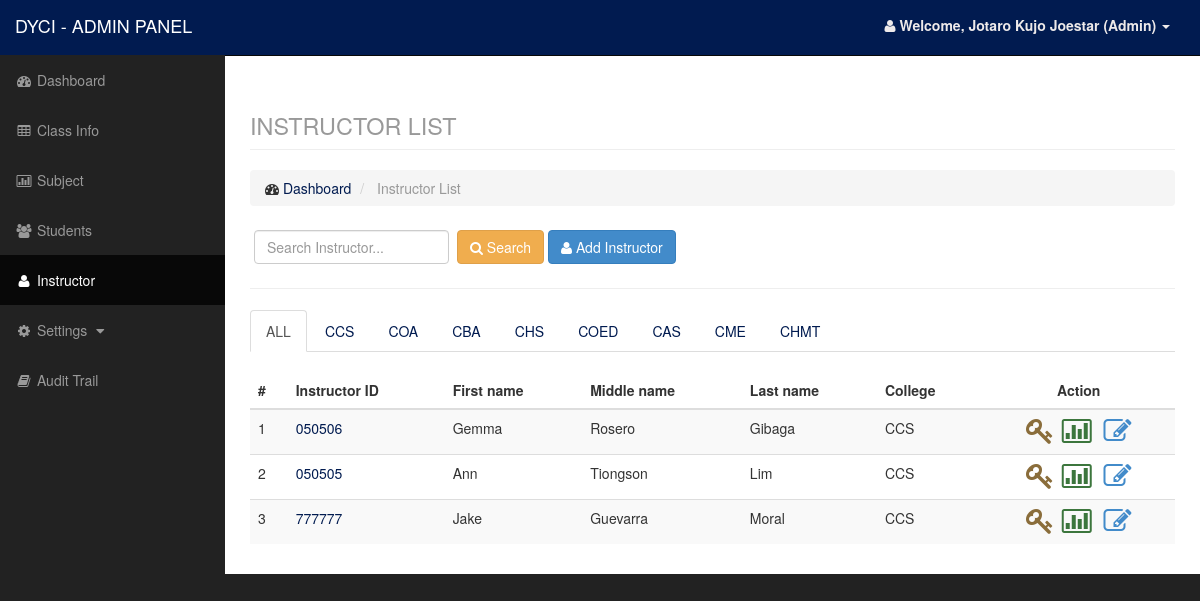
Screenshot of /admin/teacherlist.php (signed in) with the database file from the repository.
### tables this page shows
CREATE TABLE `teacher` (
  `id` int(11) NOT NULL,
  `teachid` varchar(100) NOT NULL,
  `fname` varchar(50) NOT NULL,
  `midname` varchar(50) NOT NULL,
  `lname` varchar(50) NOT NULL,
  `college` varchar(100) NOT NULL
);

### admin/data/teacher_model.php (called while the page is built, shortened)
<?php
$teacher = new Datateacher();
class Datateacher
{
    function getteacher($search)
    {
        $q = "select * from teacher where teachid like '%$search%' or fname like '%$search%' or midname like '%$search%' or lname like '%$search%' or college like '%$search%' order by college,lname,midname,fname,teachid";
        $r = mysql_query($q);
        return $r;
    }
}

### admin/teacherlist.php (the view, shortened to what this page needs)
<?php
include('include/header.php');
include('include/sidebar.php');
include('data/teacher_model.php');
$search = isset($_POST['search']) ? $_POST['search'] : null;
$teacher = $teacher->getteacher($search);
?>
<div id="page-wrapper">
    <div class="container-fluid">
        <div class="row">
            <div class="col-lg-12">
                <h1 class="page-header">
                    <small>INSTRUCTOR LIST</small>
                </h1>
                <ol class="breadcrumb">
                    <li>
                        <i class="fa fa-dashboard"></i> <a href="index.php">Dashboard</a>
                    </li>
                    <li class="active">
                        Instructor List
                    </li>
                </ol>
            </div>
        </div>
        <div class="row">
            <div class="col-lg-12">
                <div class="form-inline form-padding">
                    <form action="teacherlist.php" method="post">
                        <input type="text" class="form-control" name="search" placeholder="Search Instructor...">
                        <button type="submit" name="submitsearch" class="btn btn-success"><i class="fa fa-search"></i> Search</button>
                        <button type="button" class="btn btn-primary" data-toggle="modal" data-target="#addteacher"><i class="fa fa-user"></i> Add Instructor</button>
                    </form>
                </div>
            </div>
        </div>
        <hr />
        <div class="row">
            <div class="col-lg-12">
            </div>
        </div>
        <div class="row">
            <div class="col-lg-12">
                <ul class="nav nav-tabs" role="tablist">
                    <li class="active"><a href="#data1" role="tab" data-toggle="tab">ALL</a></li>
                    <li><a href="#data2" role="tab" data-toggle="tab">CCS</a></li>
                    <li><a href="#data3" role="tab" data-toggle="tab">COA</a></li>
                    <li><a href="#data4" role="tab" data-toggle="tab">CBA</a></li>
                    <li><a href="#data5" role="tab" data-toggle="tab">CHS</a></li>
                    <li><a href="#data6" role="tab" data-toggle="tab">COED</a></li>
                    <li><a href="#data7" role="tab" data-toggle="tab">CAS</a></li>
                    <li><a href="#data8" role="tab" data-toggle="tab">CME</a></li>
                    <li><a href="#data9" role="tab" data-toggle="tab">CHMT</a></li>
                </ul>
                <div class="tab-content">
                    <div class="tab-pane active" id="data1">
                        <br />
                        <div class="table-responsive">
                            <table class="table table-striped">
                                <thead>
                                    <tr>
                                        <th>#</th>
                                        <th>Instructor ID</th>
                                        <th>First name</th>
                                        <th>Middle name</th>
                                        <th>Last name</th>
                                        <th>College</th>
                                        <th class="text-center">Action</th>
                                    </tr>
                                </thead>
                                <tbody>
                                    <?php $c = 1; ?>
                                    <?php while ($row = mysql_fetch_array($teacher)) : ?>
                                        <tr>
                                            <td><?php echo $c; ?></td>
                                            <td><a href="edit.php?type=teacher&id=<?php echo $row['id'] ?>"><?php echo $row['teachid']; ?></a></td>
                                            <td><?php echo $row['fname']; ?></td>
                                            <td><?php echo $row['midname']; ?></td>
                                            <td><?php echo $row['lname']; ?></td>
                                            <td><?php echo $row['college']; ?></td>
                                            <td class="text-center">
                                                <a href="data/settings_model.php?q=addaccount&level=teacher&id=<?php echo $row['id'] ?>" class="confirmacc"><i class="fa fa-key fa-2x text-warning"></i></a>&nbsp;
                                                <a href="teacherload.php?id=<?php echo $row['id']; ?>" title="Update Subject"><i class="fa fa-bar-chart-o fa-2x text-success"></i></a> &nbsp;
                                                <a href="edit.php?type=teacher&id=<?php echo $row['id'] ?>" title="update class"><i class="fa fa-edit fa-2x text-primary"></i></a>
                                        </tr>
                                        <?php $c++; ?>
                                    <?php endwhile; ?>
                                </tbody>
                            </table>
                        </div>
                    </div>
                </div>
            </div>
        </div>
    </div>
</div>
<?php include('include/modal.php'); ?>
<?php include('include/footer.php'); ?>

### css/sb-admin.css (style rules this page uses)
body { margin-top: 100px; background-color: #222; }
@media (min-width:768px) { body { margin-top: 50px; } }
#page-wrapper { width: 100%; padding: 0; background-color: #fff; }
@media (min-width:768px) { #page-wrapper { padding: 10px; } }
input { margin: .4rem; }

### rows the page displays
teacher: teachid "050506", fname "Gemma", midname "Rosero", lname "Gibaga", college "CCS"
teacher: teachid "050505", fname "Ann", midname "Tiongson", lname "Lim", college "CCS"
teacher: teachid "777777", fname "Jake", midname "Guevarra", lname "Moral", college "CCS"

### other values shown
$_SESSION['name'] "Jotaro Kujo Joestar"
